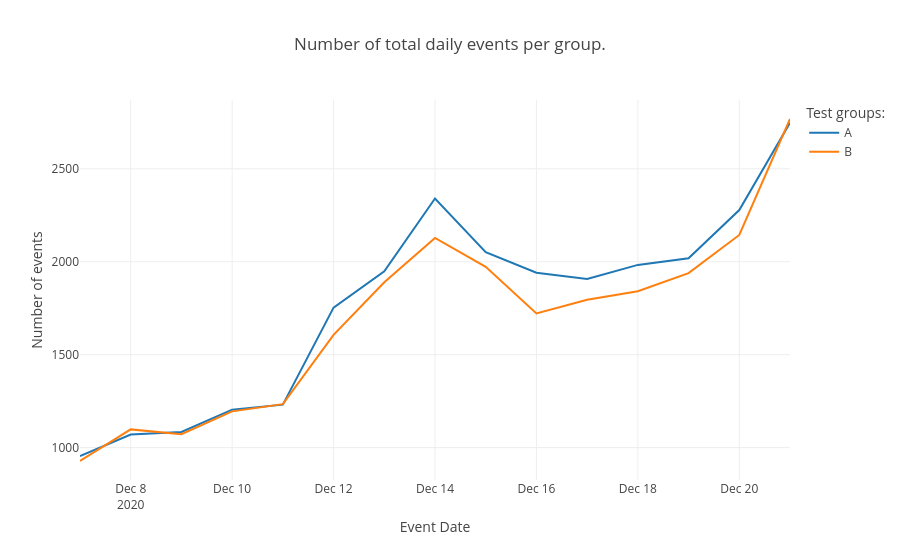

This figure's notebook cell:
### Markdown cell above
>*Number of total daily events per test groups:*

### Code cell
tm_events_per_group = df_ab_testing.groupby(['event_date', 'group'])['event_dt'].agg([
    ('n_events', 'count')
]).reset_index()
tm_events_per_group.head()

fig = px.line(tm_events_per_group,
              x="event_date",
              y="n_events",
              color='group',
              title='Number of total daily events per group.',
              labels={
                  'n_events': 'Number of events',
                  'event_date': 'Event Date',
                  'group': 'Test groups:'
              })

fig.show()

### Figure 1 — Plotly figure (JSON) as saved in the notebook; plotly's stock layout.template omitted (floating-point values rounded to 4 significant figures)
{"data": [{"hovertemplate": "Test groups:=A<br>Event Date=%{x}<br>Number of events=%{y}<extra></extra>", "legendgroup": "A", "line": {"color": "#1F77B4", "dash": "solid"}, "marker": {"symbol": "circle"}, "mode": "lines", "name": "A", "orientation": "v", "showlegend": true, "x": ["2020-12-07T00:00:00", "2020-12-08T00:00:00", "2020-12-09T00:00:00", "2020-12-10T00:00:00", "2020-12-11T00:00:00", "2020-12-12T00:00:00", "2020-12-13T00:00:00", "2020-12-14T00:00:00", "2020-12-15T00:00:00", "2020-12-16T00:00:00", "2020-12-17T00:00:00", "2020-12-18T00:00:00", "2020-12-19T00:00:00", "2020-12-20T00:00:00", "2020-12-21T00:00:00"], "xaxis": "x", "y": [955, 1070, 1084, 1204, 1231, 1753, 1948, 2340, 2052, 1941, 1907, 1983, 2019, 2278, 2748], "yaxis": "y", "type": "scatter"}, {"hovertemplate": "Test groups:=B<br>Event Date=%{x}<br>Number of events=%{y}<extra></extra>", "legendgroup": "B", "line": {"color": "#FF7F0E", "dash": "solid"}, "marker": {"symbol": "circle"}, "mode": "lines", "name": "B", "orientation": "v", "showlegend": true, "x": ["2020-12-07T00:00:00", "2020-12-08T00:00:00", "2020-12-09T00:00:00", "2020-12-10T00:00:00", "2020-12-11T00:00:00", "2020-12-12T00:00:00", "2020-12-13T00:00:00", "2020-12-14T00:00:00", "2020-12-15T00:00:00", "2020-12-16T00:00:00", "2020-12-17T00:00:00", "2020-12-18T00:00:00", "2020-12-19T00:00:00", "2020-12-20T00:00:00", "2020-12-21T00:00:00"], "xaxis": "x", "y": [928, 1098, 1072, 1195, 1234, 1607, 1890, 2128, 1973, 1722, 1796, 1841, 1939, 2144, 2768], "yaxis": "y", "type": "scatter"}], "layout": {"xaxis": {"anchor": "y", "domain": [0.0, 1.0], "title": {"text": "Event Date"}}, "yaxis": {"anchor": "x", "domain": [0.0, 1.0], "title": {"text": "Number of events"}}, "legend": {"title": {"text": "Test groups:"}, "tracegroupgap": 0}, "title": {"text": "Number of total daily events per group."}}}
